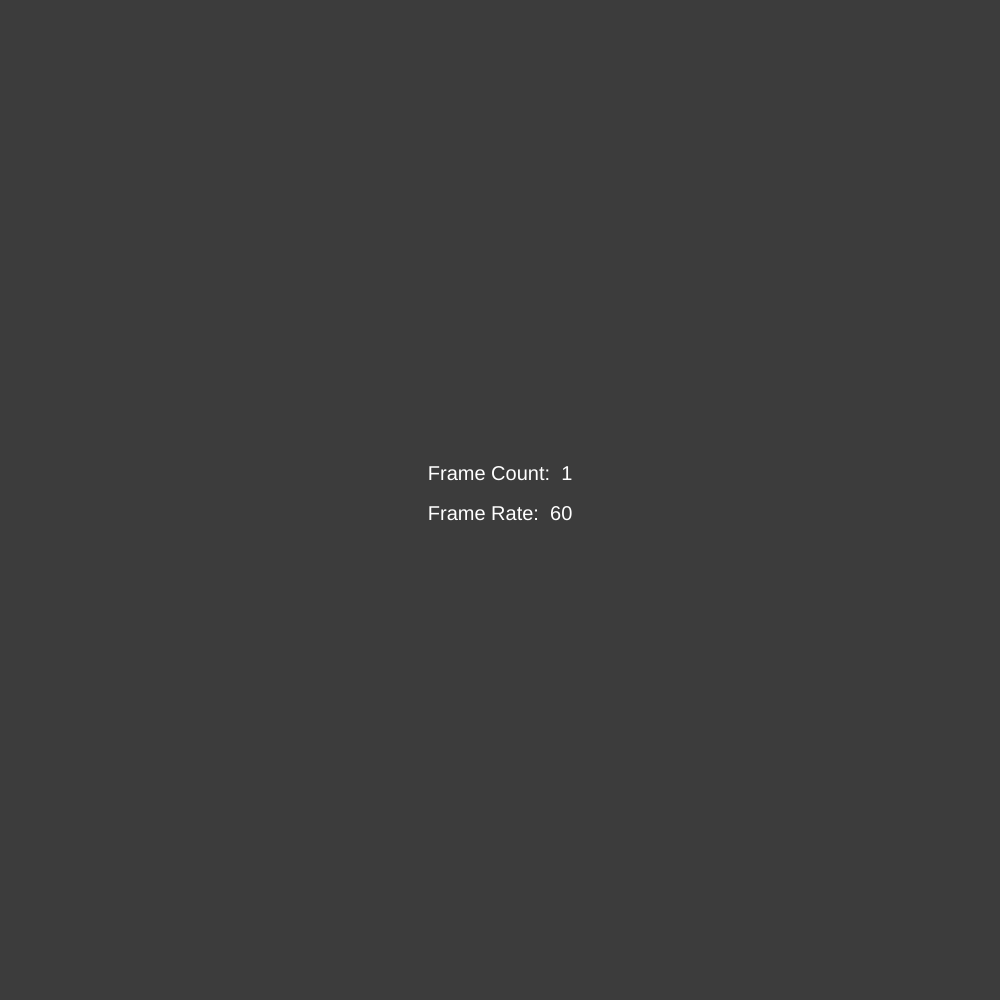
Frame 1 (no input)
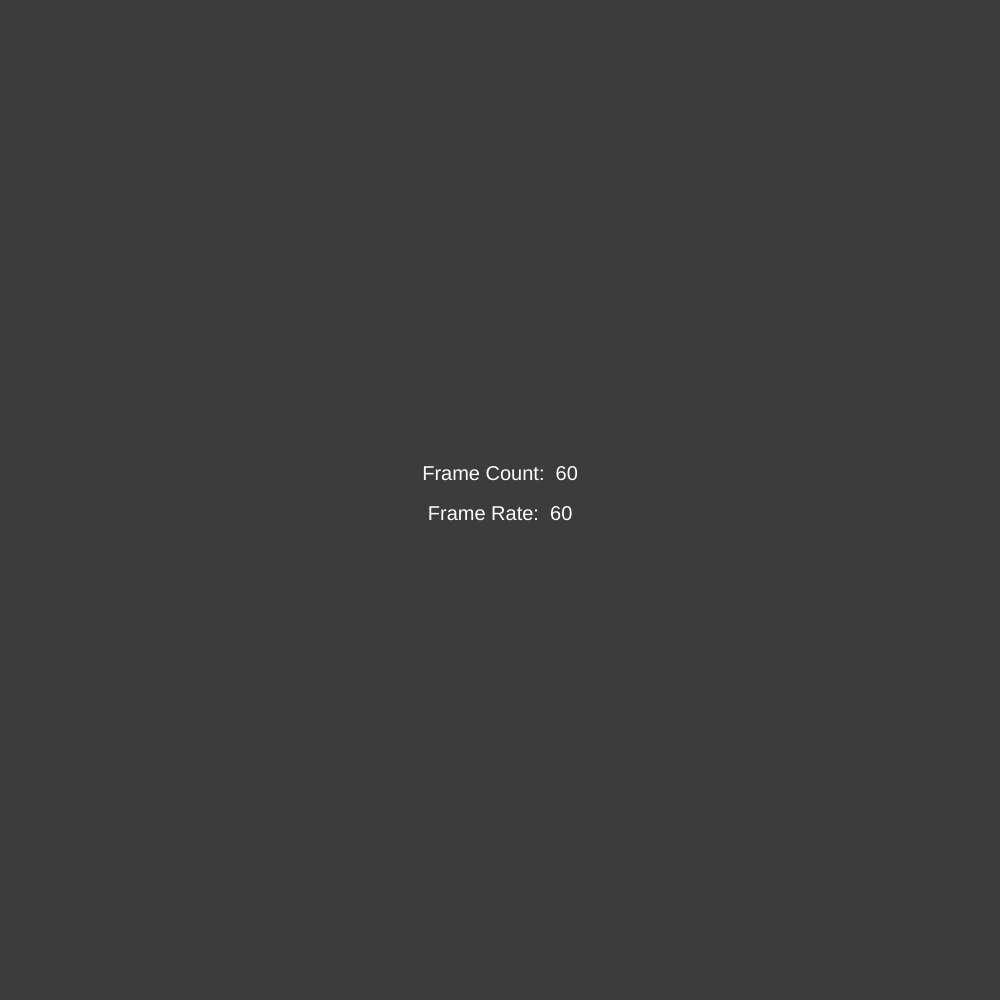
Frame 60 (no input)
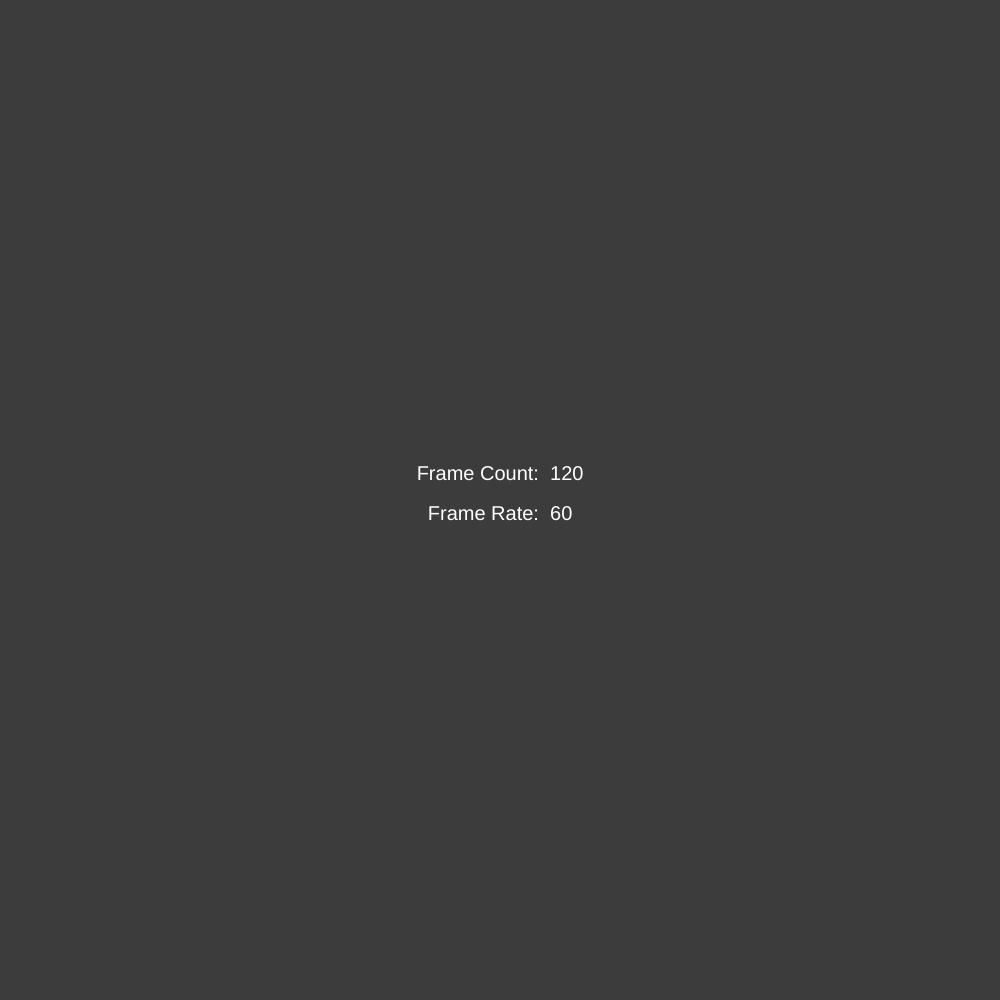
Frame 120 (the mouse pressed at the canvas centre since frame 60)

The p5.js sketch that drew these frames (run headless with seeded random() and noise() and a simulated clock; from frame 60 on, the mouse is pressed at the canvas centre):

// p5.js sketch
// ── sketch.js
//DAT405 / GAD405
//01_ProjectSetup
//In this example we see how to create a canvas, set and display
//the frame rate of the rendering system, and use text to
//display the frame count and rate on screen

//Initialization function
function setup() {
  //Set the size of rendering window - pixels
  createCanvas(1000, 1000);

  //Set up the frame rate (frames per second)
  //Default is 60 fps
  frameRate(60);

  //Preferences for the text (size, and alignment)
  textSize(20);
  textAlign(CENTER);

  fill(255, 0, 0);
  rect(width/2, height/2, 50, 50);
}

//Rendering function
function draw() {
  //Erase all canvas. Set the color to dark grey
  background(60);

  //Set the color of the text
  fill(255);
  //Set the text message as the frame count
  //Position text in the middle of the screen
  text("Frame Count:  " + frameCount, width/2, height/2-20);
  //Set the text message as the frame rate (round it to an integer)
  //Position text in the middle of the screen
  text("Frame Rate:  " + Math.round(frameRate()), width/2, height/2+20);

  //noLoop();
}
